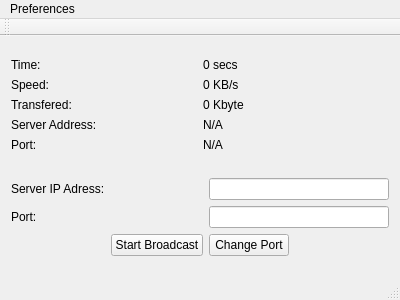
<?xml version="1.0" encoding="UTF-8"?>
<ui version="4.0">
 <class>GUI</class>
 <widget class="QMainWindow" name="GUI">
  <property name="geometry">
   <rect>
    <x>0</x>
    <y>0</y>
    <width>400</width>
    <height>300</height>
   </rect>
  </property>
  <property name="windowTitle">
   <string>Speaker</string>
  </property>
  <widget class="QWidget" name="centralWidget">
   <layout class="QGridLayout" name="gridLayout_3">
    <item row="0" column="0">
     <spacer name="verticalSpacer_2">
      <property name="orientation">
       <enum>Qt::Vertical</enum>
      </property>
      <property name="sizeHint" stdset="0">
       <size>
        <width>20</width>
        <height>40</height>
       </size>
      </property>
     </spacer>
    </item>
    <item row="2" column="0">
     <spacer name="verticalSpacer">
      <property name="orientation">
       <enum>Qt::Vertical</enum>
      </property>
      <property name="sizeType">
       <enum>QSizePolicy::Fixed</enum>
      </property>
      <property name="sizeHint" stdset="0">
       <size>
        <width>20</width>
        <height>20</height>
       </size>
      </property>
     </spacer>
    </item>
    <item row="4" column="0">
     <spacer name="verticalSpacer_3">
      <property name="orientation">
       <enum>Qt::Vertical</enum>
      </property>
      <property name="sizeHint" stdset="0">
       <size>
        <width>20</width>
        <height>40</height>
       </size>
      </property>
     </spacer>
    </item>
    <item row="1" column="0">
     <layout class="QGridLayout" name="gridLayout">
      <item row="1" column="1">
       <widget class="QLabel" name="speed">
        <property name="text">
         <string>0 KB/s</string>
        </property>
       </widget>
      </item>
      <item row="0" column="1">
       <widget class="QLabel" name="timePassed">
        <property name="text">
         <string>0 secs</string>
        </property>
       </widget>
      </item>
      <item row="2" column="1">
       <widget class="QLabel" name="dataSent">
        <property name="text">
         <string>0 Kbyte</string>
        </property>
       </widget>
      </item>
      <item row="1" column="0">
       <widget class="QLabel" name="label_2">
        <property name="text">
         <string>Speed:</string>
        </property>
       </widget>
      </item>
      <item row="2" column="0">
       <widget class="QLabel" name="label_3">
        <property name="text">
         <string>Transfered:</string>
        </property>
       </widget>
      </item>
      <item row="0" column="0">
       <widget class="QLabel" name="label">
        <property name="text">
         <string>Time:</string>
        </property>
       </widget>
      </item>
      <item row="4" column="0">
       <widget class="QLabel" name="label_7">
        <property name="text">
         <string>Port:</string>
        </property>
       </widget>
      </item>
      <item row="4" column="1">
       <widget class="QLabel" name="portLabel">
        <property name="text">
         <string>N/A</string>
        </property>
       </widget>
      </item>
      <item row="3" column="0">
       <widget class="QLabel" name="label_6">
        <property name="text">
         <string>Server Address:</string>
        </property>
       </widget>
      </item>
      <item row="3" column="1">
       <widget class="QLabel" name="ipaddressLabel">
        <property name="text">
         <string>N/A</string>
        </property>
       </widget>
      </item>
     </layout>
    </item>
    <item row="3" column="0">
     <layout class="QGridLayout" name="gridLayout_2">
      <item row="2" column="0">
       <spacer name="horizontalSpacer">
        <property name="orientation">
         <enum>Qt::Horizontal</enum>
        </property>
        <property name="sizeHint" stdset="0">
         <size>
          <width>40</width>
          <height>20</height>
         </size>
        </property>
       </spacer>
      </item>
      <item row="2" column="2" colspan="2">
       <widget class="QPushButton" name="changeButton">
        <property name="text">
         <string>Change Port</string>
        </property>
       </widget>
      </item>
      <item row="2" column="1">
       <widget class="QPushButton" name="startButton">
        <property name="text">
         <string>Start Broadcast</string>
        </property>
       </widget>
      </item>
      <item row="1" column="0" colspan="2">
       <widget class="QLabel" name="label_5">
        <property name="text">
         <string>Port:</string>
        </property>
       </widget>
      </item>
      <item row="0" column="0" colspan="2">
       <widget class="QLabel" name="label_4">
        <property name="text">
         <string>Server IP Adress:</string>
        </property>
       </widget>
      </item>
      <item row="2" column="4">
       <spacer name="horizontalSpacer_2">
        <property name="orientation">
         <enum>Qt::Horizontal</enum>
        </property>
        <property name="sizeHint" stdset="0">
         <size>
          <width>40</width>
          <height>20</height>
         </size>
        </property>
       </spacer>
      </item>
      <item row="0" column="2" colspan="3">
       <widget class="QLineEdit" name="ipaddressInput"/>
      </item>
      <item row="1" column="2" colspan="3">
       <widget class="QLineEdit" name="portInput"/>
      </item>
     </layout>
    </item>
   </layout>
  </widget>
  <widget class="QMenuBar" name="menuBar">
   <property name="geometry">
    <rect>
     <x>0</x>
     <y>0</y>
     <width>400</width>
     <height>21</height>
    </rect>
   </property>
   <widget class="QMenu" name="menuPreferences">
    <property name="title">
     <string>Preferences</string>
    </property>
    <addaction name="actionSettings"/>
    <addaction name="actionExit"/>
   </widget>
   <addaction name="menuPreferences"/>
  </widget>
  <widget class="QToolBar" name="mainToolBar">
   <attribute name="toolBarArea">
    <enum>TopToolBarArea</enum>
   </attribute>
   <attribute name="toolBarBreak">
    <bool>false</bool>
   </attribute>
  </widget>
  <widget class="QStatusBar" name="statusBar"/>
  <action name="actionSettings">
   <property name="text">
    <string>Settings</string>
   </property>
   <property name="statusTip">
    <string/>
   </property>
  </action>
  <action name="actionExit">
   <property name="text">
    <string>Exit</string>
   </property>
  </action>
 </widget>
 <layoutdefault spacing="6" margin="11"/>
 <resources/>
 <connections/>
</ui>
